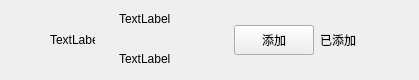
<?xml version="1.0" encoding="UTF-8"?>
<ui version="4.0">
 <class>ApplyFriendItem</class>
 <widget class="QWidget" name="ApplyFriendItem">
  <property name="geometry">
   <rect>
    <x>0</x>
    <y>0</y>
    <width>400</width>
    <height>80</height>
   </rect>
  </property>
  <property name="maximumSize">
   <size>
    <width>16777215</width>
    <height>80</height>
   </size>
  </property>
  <property name="windowTitle">
   <string>Form</string>
  </property>
  <layout class="QHBoxLayout" name="horizontalLayout">
   <property name="leftMargin">
    <number>0</number>
   </property>
   <property name="topMargin">
    <number>0</number>
   </property>
   <property name="rightMargin">
    <number>0</number>
   </property>
   <property name="bottomMargin">
    <number>0</number>
   </property>
   <item>
    <spacer name="horizontalSpacer">
     <property name="orientation">
      <enum>Qt::Horizontal</enum>
     </property>
     <property name="sizeType">
      <enum>QSizePolicy::Fixed</enum>
     </property>
     <property name="sizeHint" stdset="0">
      <size>
       <width>50</width>
       <height>20</height>
      </size>
     </property>
    </spacer>
   </item>
   <item>
    <widget class="QLabel" name="icon_label">
     <property name="minimumSize">
      <size>
       <width>45</width>
       <height>45</height>
      </size>
     </property>
     <property name="maximumSize">
      <size>
       <width>45</width>
       <height>45</height>
      </size>
     </property>
     <property name="text">
      <string>TextLabel</string>
     </property>
    </widget>
   </item>
   <item>
    <widget class="QWidget" name="widget" native="true">
     <layout class="QHBoxLayout" name="horizontalLayout_2">
      <property name="topMargin">
       <number>2</number>
      </property>
      <property name="bottomMargin">
       <number>2</number>
      </property>
      <item>
       <widget class="QWidget" name="widget_2" native="true">
        <layout class="QVBoxLayout" name="verticalLayout">
         <property name="spacing">
          <number>10</number>
         </property>
         <property name="topMargin">
          <number>2</number>
         </property>
         <property name="bottomMargin">
          <number>2</number>
         </property>
         <item>
          <widget class="QLabel" name="user_name_label">
           <property name="minimumSize">
            <size>
             <width>100</width>
             <height>30</height>
            </size>
           </property>
           <property name="maximumSize">
            <size>
             <width>200</width>
             <height>30</height>
            </size>
           </property>
           <property name="text">
            <string>TextLabel</string>
           </property>
          </widget>
         </item>
         <item>
          <widget class="QLabel" name="user_chat_label">
           <property name="minimumSize">
            <size>
             <width>100</width>
             <height>30</height>
            </size>
           </property>
           <property name="maximumSize">
            <size>
             <width>200</width>
             <height>30</height>
            </size>
           </property>
           <property name="text">
            <string>TextLabel</string>
           </property>
          </widget>
         </item>
        </layout>
       </widget>
      </item>
      <item>
       <widget class="ClickedBtn" name="addBtn">
        <property name="minimumSize">
         <size>
          <width>80</width>
          <height>30</height>
         </size>
        </property>
        <property name="maximumSize">
         <size>
          <width>80</width>
          <height>30</height>
         </size>
        </property>
        <property name="text">
         <string>添加</string>
        </property>
       </widget>
      </item>
      <item>
       <widget class="QLabel" name="already_add_label">
        <property name="minimumSize">
         <size>
          <width>40</width>
          <height>0</height>
         </size>
        </property>
        <property name="text">
         <string>已添加</string>
        </property>
       </widget>
      </item>
      <item>
       <spacer name="horizontalSpacer_2">
        <property name="orientation">
         <enum>Qt::Horizontal</enum>
        </property>
        <property name="sizeType">
         <enum>QSizePolicy::Fixed</enum>
        </property>
        <property name="sizeHint" stdset="0">
         <size>
          <width>50</width>
          <height>20</height>
         </size>
        </property>
       </spacer>
      </item>
     </layout>
    </widget>
   </item>
  </layout>
 </widget>
 <customwidgets>
  <customwidget>
   <class>ClickedBtn</class>
   <extends>QPushButton</extends>
   <header location="global">clickedbtn.h</header>
  </customwidget>
 </customwidgets>
 <resources/>
 <connections/>
</ui>
